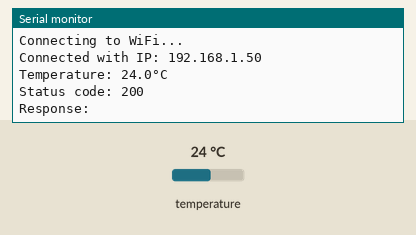
Bench run of a sketch on a simulated Arduino Uno R4 WiFi. Parts: the last lines printed to the serial monitor. The inputs (shaded band) are chosen by the test bench; at power-on: temperature 24 °C. WiFi joins after 1.5 s; servers stay silent unless stated; uploads are accepted with an empty reply.

Above: at 2.7 s.
2.8 s: temperature set to 12 °C
At 3.4 s:
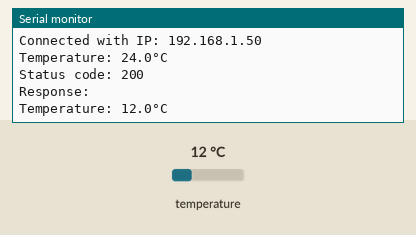
4.3 s: temperature set to 19 °C
At 5.0 s:
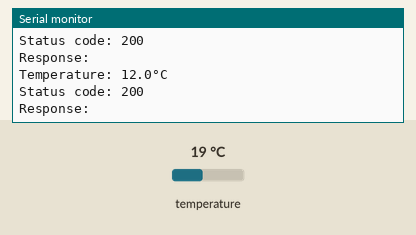
Timing chart, 0 to 7.3 s (numbered marks = the images above; inputs shaded):
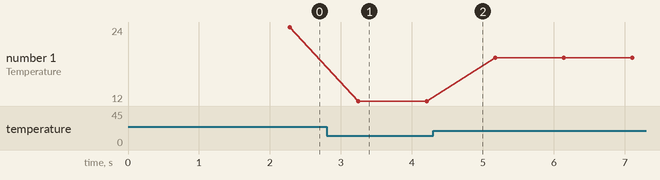

Measured:
- after the input at 2.8 s, the serial monitor: prints a new line after 0.45 s (image 1)
- plotted number 1: 24 → 12 after the input at 2.8 s, 12 → 19 after the input at 4.3 s

The sketch:

esp32-firebase.ino
```cpp
#include <OneWire.h>
#include <DallasTemperature.h>
#include <WiFiS3.h>
#include <ArduinoHttpClient.h>

// WiFi credentials
const char* ssid = "SEASENSE";
const char* password = "12345678";

// Firebase project details
const char* server = "example.firebasedatabase.app";
const int port = 443;

// Temperature sensor pin
#define ONE_WIRE_BUS 2

// Initialize temperature sensor
OneWire oneWire(ONE_WIRE_BUS);
DallasTemperature sensors(&oneWire);

// Time variables
unsigned long lastTime = 0;
unsigned long timerDelay = 800;

WiFiSSLClient wifi;
HttpClient client = HttpClient(wifi, server, port);

void setupWiFi() {
  Serial.println("Connecting to WiFi...");
  WiFi.begin(ssid, password);

  while (WiFi.status() != WL_CONNECTED) {
    Serial.print(".");
    delay(500);
  }

  Serial.println();
  Serial.print("Connected with IP: ");
  Serial.println(WiFi.localIP());
}

void sendToFirebase(float temperature) {
  String path = "/sensor_data.json";
  String contentType = "application/json";
  String postData = "{\"temperature\":" + String(temperature) + "}";

  client.post(path, contentType, postData);

  // Read the response
  int statusCode = client.responseStatusCode();
  String response = client.responseBody();

  Serial.print("Status code: ");
  Serial.println(statusCode);
  Serial.print("Response: ");
  Serial.println(response);
}

void setup() {
  Serial.begin(115200);
  Serial.println("Renesas Temperature Monitor Starting...");

  // Start temperature sensor
  sensors.begin();

  // Connect to WiFi
  setupWiFi();
}

void loop() {
  unsigned long currentTime = millis();

  if (currentTime - lastTime >= timerDelay) {
    if (WiFi.status() != WL_CONNECTED) {
      Serial.println("WiFi disconnected. Reconnecting...");
      setupWiFi();
    }

    // Request temperature readings
    sensors.requestTemperatures();
    float tempC = sensors.getTempCByIndex(0);

    // Check if reading failed
    if (tempC == -127.00) {
      Serial.println("Error: Could not read temperature data");
      delay(1000);
      return;
    }

    // Print temperature readings
    Serial.print("Temperature: ");
    Serial.print(tempC, 1);
    Serial.println("°C");

    // Send data to Firebase
    sendToFirebase(tempC);

    lastTime = currentTime;
  }
}
```
